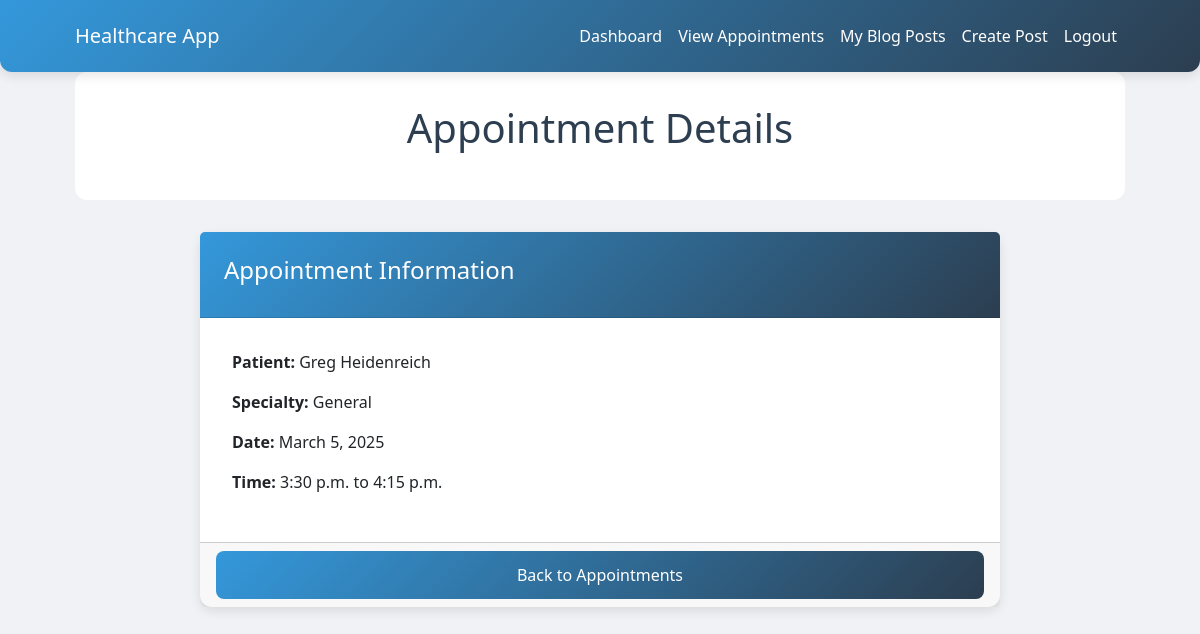
Screenshot of /appointments/view-appointment/23/ (signed in) with the database file from the repository.
### appointments/models.py (models this page shows, shortened)
class Appointment(models.Model):
    patient = models.ForeignKey(CustomUser, on_delete=models.CASCADE, related_name='patient_appointments')
    doctor = models.ForeignKey(CustomUser, on_delete=models.CASCADE, related_name='doctor_appointments')
    specialty = models.CharField(max_length=100)
    appointment_date = models.DateField()
    start_time = models.TimeField()
    end_time = models.TimeField()
    google_calendar_event_id = models.CharField(max_length=255, blank=True, null=True)

### users/models.py (models this page shows)
class CustomUser(AbstractUser):
    USER_TYPE_CHOICES = (
        ('patient', 'Patient'),
        ('doctor', 'Doctor'),
    )
    user_type = models.CharField(max_length=10, choices=USER_TYPE_CHOICES)
    profile_picture = models.ImageField(upload_to='profile_pics/', null=True, blank=True)
    address_line1 = models.CharField(max_length=100)
    city = models.CharField(max_length=50)
    state = models.CharField(max_length=50)
    pincode = models.CharField(max_length=10)
    specialties = models.ManyToManyField(Specialty, blank=True)  # Many-to-many relationship
    def is_doctor_without_specialty(self):
        return self.user_type == 'doctor' and not self.specialties.exists()

### appointments/views.py (the view)
# urls.py: path('view-appointment/<int:appointment_id>/', views.view_appointment, name='view_appointment'),
@login_required
def view_appointment(request, appointment_id):
    appointment = get_object_or_404(Appointment, id=appointment_id)
    if request.user != appointment.doctor:
        return redirect('doctor_dashboard')
    return render(request, 'appointments/view_appointment.html', {'appointment': appointment})

### appointments/templates/appointments/view_appointment.html (shortened to what this page needs)
{% extends 'users/base.html' %}
{% block content %}
    <div class="welcome-section">
        <h1>Appointment Details</h1>
    </div>
    <div class="card" style="max-width: 800px; margin: 2rem auto;">
        <div class="card-header">
            <h4>Appointment Information</h4>
        </div>
        <div class="card-body">
            <p><strong>Patient:</strong> {{ appointment.patient.get_full_name }}</p>
            <p><strong>Specialty:</strong> {{ appointment.specialty }}</p>
            <p><strong>Date:</strong> {{ appointment.appointment_date }}</p>
            <p><strong>Time:</strong> {{ appointment.start_time }} to {{ appointment.end_time }}</p>
        </div>
        <div class="card-footer">
            <a href="{% url 'doctor_appointments' %}" class="btn btn-primary">Back to Appointments</a>
        </div>
    </div>
{% endblock %}

### users/templates/users/base.html (style rules this page uses)
* { margin: 0; padding: 0; box-sizing: border-box; font-family: 'Segoe UI', Tahoma, Geneva, Verdana, sans-serif; }
body { background-color: #f0f2f5; min-height: 100vh; }
html { scrollbar-width: none; -ms-overflow-style: none; }
.card { border: none; border-radius: 12px; box-shadow: 0 4px 12px rgba(0, 0, 0, 0.1); transition: transform 0.3s ease, box-shadow 0.3s ease; }
.card-header { background: linear-gradient(135deg, #3498db, #2c3e50); color: white; border-radius: 12px 12px 0 0; padding: 1.5rem; }
.card-body { padding: 2rem; }
.btn-primary { background: linear-gradient(135deg, #3498db, #2c3e50); border: none; border-radius: 8px; width: 100%; padding: 0.75rem; font-size: 1rem; font-weight: 500; transition: background 0.3s ease; justify-content: center; align-items: center; display: block; margin: 0 auto; }
.welcome-section { background: linear-gradient(135deg,rgb(255, 255, 255),rgb(255, 255, 255)); border-radius: 12px; padding: 2rem; margin-bottom: 2rem; text-align: center; }
.welcome-section h1 { color: #2c3e50; font-size: 2.5rem; margin-bottom: 1rem; }

### rows the page displays
Appointment: patient.get_full_name "Greg Heidenreich", specialty "General", appointment_date "March 5, 2025", start_time "3:30 p.m.", end_time "4:15 p.m."
